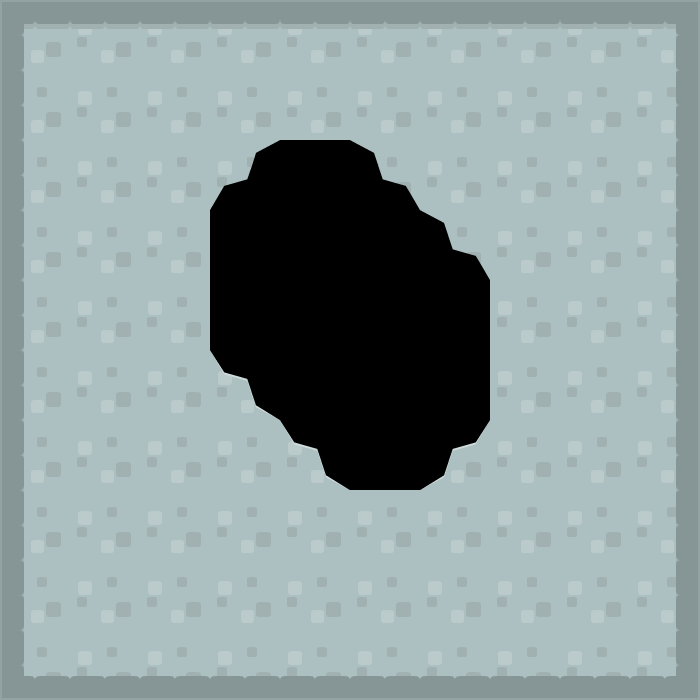

A level layout from a 2D game, rendered from its tile map. Below: a short description, then the map file with its tile-grid data intact:
An orthogonal 10x10 tile map with 70x70 px tiles, 1 tile layer (Tile Layer 1) and 5 objects (Hole, Left Wall, Bottom Wall, Right Wall, Top Wall).

<map version="1.0" orientation="orthogonal" renderorder="right-down" width="10" height="10" tilewidth="70" tileheight="70" nextobjectid="13">
 <tileset firstgid="1" source="sheet.tsx" />
 <layer name="Tile Layer 1" width="10" height="10">
  <data>
   <tile gid="38" />
   <tile gid="26" />
   <tile gid="26" />
   <tile gid="26" />
   <tile gid="26" />
   <tile gid="26" />
   <tile gid="26" />
   <tile gid="26" />
   <tile gid="26" />
   <tile gid="31" />
   <tile gid="10" />
   <tile gid="36" />
   <tile gid="36" />
   <tile gid="36" />
   <tile gid="36" />
   <tile gid="36" />
   <tile gid="36" />
   <tile gid="36" />
   <tile gid="36" />
   <tile gid="3" />
   <tile gid="10" />
   <tile gid="36" />
   <tile gid="36" />
   <tile gid="44" />
   <tile gid="34" />
   <tile gid="37" />
   <tile gid="36" />
   <tile gid="36" />
   <tile gid="36" />
   <tile gid="3" />
   <tile gid="10" />
   <tile gid="36" />
   <tile gid="36" />
   <tile gid="34" />
   <tile gid="34" />
   <tile gid="34" />
   <tile gid="37" />
   <tile gid="36" />
   <tile gid="36" />
   <tile gid="3" />
   <tile gid="10" />
   <tile gid="36" />
   <tile gid="36" />
   <tile gid="34" />
   <tile gid="34" />
   <tile gid="34" />
   <tile gid="34" />
   <tile gid="36" />
   <tile gid="36" />
   <tile gid="3" />
   <tile gid="10" />
   <tile gid="36" />
   <tile gid="36" />
   <tile gid="29" />
   <tile gid="34" />
   <tile gid="34" />
   <tile gid="34" />
   <tile gid="36" />
   <tile gid="36" />
   <tile gid="3" />
   <tile gid="10" />
   <tile gid="36" />
   <tile gid="36" />
   <tile gid="36" />
   <tile gid="29" />
   <tile gid="34" />
   <tile gid="22" />
   <tile gid="36" />
   <tile gid="36" />
   <tile gid="3" />
   <tile gid="10" />
   <tile gid="36" />
   <tile gid="36" />
   <tile gid="36" />
   <tile gid="36" />
   <tile gid="36" />
   <tile gid="36" />
   <tile gid="36" />
   <tile gid="36" />
   <tile gid="3" />
   <tile gid="10" />
   <tile gid="36" />
   <tile gid="36" />
   <tile gid="36" />
   <tile gid="36" />
   <tile gid="36" />
   <tile gid="36" />
   <tile gid="36" />
   <tile gid="36" />
   <tile gid="3" />
   <tile gid="23" />
   <tile gid="43" />
   <tile gid="43" />
   <tile gid="43" />
   <tile gid="43" />
   <tile gid="43" />
   <tile gid="43" />
   <tile gid="43" />
   <tile gid="43" />
   <tile gid="16" />
  </data>
 </layer>
 <objectgroup name="Object Layer 1">
  <object id="4" name="Hole" x="209.333" y="212">
   <polyline points="0,0 0,136 12,157.333 36,164 48,190.667 70.6667,208 80,225.333 104,234.667 113.333,254.667 117.333,261.333 138.667,276 208,276 233.333,261.333 244,236 265.333,226.667 278.667,206.667 278.667,65.3333 266.667,42.6667 240,37.3333 236,13.3333 208,-5.33333 194.667,-25.3333 173.333,-32 162.667,-60 138.667,-72 68,-73.3333 44,-60 37.3333,-33.3333 13.3333,-28 -1.33333,-1.33333" />
  </object>
  <object id="5" name="Left Wall" x="4" y="4" width="21.3333" height="692" />
  <object id="6" name="Bottom Wall" x="2.66667" y="677.333" width="693.333" height="20" />
  <object id="7" name="Right Wall" x="676" y="2.66667" width="21.3333" height="694.667" />
  <object id="8" name="Top Wall" x="1.33333" y="2.66667" width="696" height="18.6667" />
 </objectgroup>
</map>
